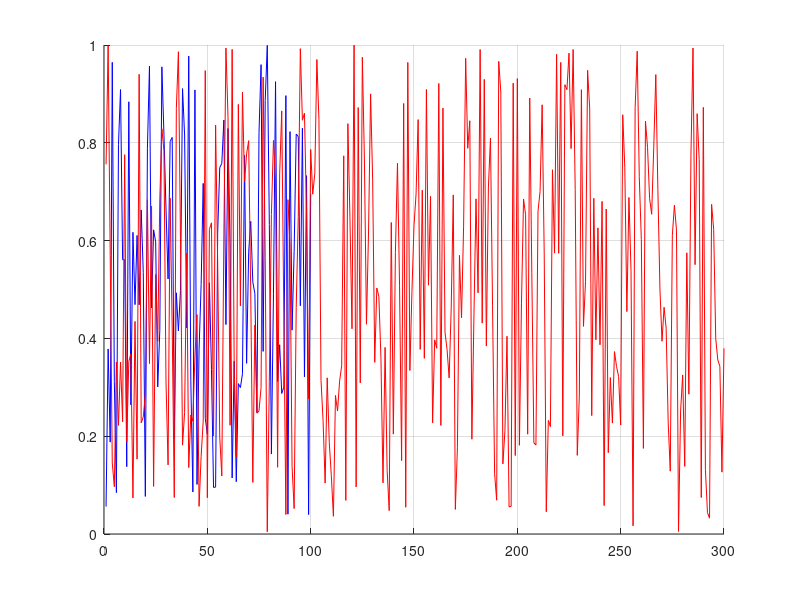

The MATLAB source for this figure: (Note: this script raises an error after producing the figure.)
 %%%%%%%%%%%%%%%%%%%%%%%%%%%%%%%%%%%%%%%%%%%%%%%%%%%%%%%%%%%%%%%%%%%%%%%%%%%%%%%%
% NAME: magnifyOnFigure_examples
% 
% AUTHOR: David Fernandez Prim (david.fernandez.prim@gmail.com)
% REVISION: Hildo Guillardi J?nior
%
% PURPOSE: Shows the funcionality of 'magnifyOnFigure'
% 
%%%%%%%%%%%%%%%%%%%%%%%%%%%%%%%%%%%%%%%%%%%%%%%%%%%%%%%%%%%%%%%%%%%%%%%%%%%%%%%%
clc
clear
close all

%% %%%%%%%%%%%%%%%%%%%%%%%%%%%%%%%%%%%%%%%%%%%%%%%%%%%%%%%%%%%%%%%%%%%%%%%%%%%%%
% Default interactive mode
%%%%%%%%%%%%%%%%%%%%%%%%%%%%%%%%%%%%%%%%%%%%%%%%%%%%%%%%%%%%%%%%%%%%%%%%%%%%%%%%
close all
fprintf('This is the default interactive operation mode of ''magnifyOnFigure''\n')  

hold on
plot(rand(100,1), 'b'); 
plot(rand(300, 1), 'r'); 
grid on
hold off
magnifyOnFigure;


%% %%%%%%%%%%%%%%%%%%%%%%%%%%%%%%%%%%%%%%%%%%%%%%%%%%%%%%%%%%%%%%%%%%%%%%%%%%%%%
% Figure handle passed as an input argument
%%%%%%%%%%%%%%%%%%%%%%%%%%%%%%%%%%%%%%%%%%%%%%%%%%%%%%%%%%%%%%%%%%%%%%%%%%%%%%%%
close all
 fprintf('The figure handle is here passed as an input argument.\n')  
fig = figure;
hold on
plot(rand(100,1), 'b'); 
plot(rand(300, 1), 'r'); 
grid on
hold off
magnifyOnFigure(fig);



%% %%%%%%%%%%%%%%%%%%%%%%%%%%%%%%%%%%%%%%%%%%%%%%%%%%%%%%%%%%%%%%%%%%%%%%%%%%%%%
% Properties (in interactive mode)
%%%%%%%%%%%%%%%%%%%%%%%%%%%%%%%%%%%%%%%%%%%%%%%%%%%%%%%%%%%%%%%%%%%%%%%%%%%%%%%%
close all
 fprintf('Playing arround with the properties in interactive mode...\n')  
figHandler = figure;
hold on
plot(rand(100,1), 'b'); 
% plot(rand(300, 1), 'r'); 
grid on
hold off 
ylim([0 1]);
magnifyOnFigure(...
        figHandler,...
        'magnifierShape', 'ellipse',...
        'initialPositionSecondaryAxes', [326.933 259.189 164.941 102.65],...
        'initialPositionMagnifier',     [1 1 43 340]...       
            ); 


%% %%%%%%%%%%%%%%%%%%%%%%%%%%%%%%%%%%%%%%%%%%%%%%%%%%%%%%%%%%%%%%%%%%%%%%%%%%%%%
% Properties (in manual mode)
%%%%%%%%%%%%%%%%%%%%%%%%%%%%%%%%%%%%%%%%%%%%%%%%%%%%%%%%%%%%%%%%%%%%%%%%%%%%%%%%
close all
 fprintf('Or in manual mode.\n')  
figHandler = figure;
hold on
plot(rand(100,1), 'b'); 
plot(rand(300, 1), 'r'); 
grid on
hold off 
ylim([0 2]);
magnifyOnFigure(...
        figHandler,...
        'units', 'pixels',...
        'initialPositionSecondaryAxes', [326.933 259.189 164.941 102.65],...
        'initialPositionMagnifier',     [174.769 49.368 14.1164 174.627],...    
        'mode', 'manual',...    
        'displayLinkStyle', 'straight',...        
        'edgeWidth', 2,...
        'edgeColor', 'red',...
        'secondaryAxesFaceColor', [0.91 0.91 0.91]... 
            ); 



%% %%%%%%%%%%%%%%%%%%%%%%%%%%%%%%%%%%%%%%%%%%%%%%%%%%%%%%%%%%%%%%%%%%%%%%%%%%%%%
% Working on images also
%%%%%%%%%%%%%%%%%%%%%%%%%%%%%%%%%%%%%%%%%%%%%%%%%%%%%%%%%%%%%%%%%%%%%%%%%%%%%%%%
close all
 fprintf('How the tool works on images.\n')  
h = figure; 
load clown; 
image(X); 
colormap(map) ; 
axis image
magnifyOnFigure(h, 'displayLinkStyle', 'straight',...
                    'EdgeColor', 'white',...
                    'magnifierShape', 'rectangle',...
                    'frozenZoomAspectratio', 'on',...
                    'edgeWidth', 2);

%% %%%%%%%%%%%%%%%%%%%%%%%%%%%%%%%%%%%%%%%%%%%%%%%%%%%%%%%%%%%%%%%%%%%%%%%%%%%%%
% Working on contour plots
%%%%%%%%%%%%%%%%%%%%%%%%%%%%%%%%%%%%%%%%%%%%%%%%%%%%%%%%%%%%%%%%%%%%%%%%%%%%%%%%
close all
 fprintf('How the tool works on contour plots.\n')  
scrsz = get(0, 'ScreenSize');
h = figure('Position', [0.01*scrsz(3), 0.25*scrsz(4), 0.65*scrsz(3), 0.60*scrsz(4)]);
load clown;
hc1 = contour(X, 'LineWidth', 2);
axis image

magnifyOnFigure;


%% %%%%%%%%%%%%%%%%%%%%%%%%%%%%%%%%%%%%%%%%%%%%%%%%%%%%%%%%%%%%%%%%%%%%%%%%%%%%%
% Properties (in interactive mode)
%%%%%%%%%%%%%%%%%%%%%%%%%%%%%%%%%%%%%%%%%%%%%%%%%%%%%%%%%%%%%%%%%%%%%%%%%%%%%%%%
close all
 fprintf('Using multiple magnifiers on the same axis...\n')  
figHandler = figure;
hold on
plot(rand(100,1), 'b'); 
plot(rand(300, 1), 'r'); 
grid on
hold off 
ylim([0 2]);

magnifyOnFigure(...
        figHandler,...
        'units', 'pixels',...
        'magnifierShape', 'rectangle',...
        'initialPositionSecondaryAxes', [105.6 278.81 130.2 102.69],...
        'initialPositionMagnifier',     [106.56 47.2 18.6823 186.519],...    
        'mode', 'interactive',...    
        'displayLinkStyle', 'straight',...        
        'edgeWidth', 2,...
        'edgeColor', 'black',...
        'secondaryAxesFaceColor', [0.91 0.91 0.91]... 
            );   

magnifyOnFigure(...
        figHandler,...
        'units', 'pixels',...
        'magnifierShape', 'rectangle',...
        'initialPositionSecondaryAxes', [365.6 275.81 130.2 102.69],...
        'initialPositionMagnifier',     [211.459 47.2 18.6823 186.519],...    
        'mode', 'interactive',...    
        'displayLinkStyle', 'straight',...        
        'edgeWidth', 2,...
        'edgeColor', 'black',...
        'secondaryAxesFaceColor', [0.91 0.91 0.91]... 
            );   
        
magnifyOnFigure(...
        figHandler,...
        'units', 'pixels',...
        'magnifierShape', 'rectangle',...
        'initialPositionSecondaryAxes', [364.6 78.81 130.2 102.69],...
        'initialPositionMagnifier',     [270.827 47.2 18.6823 186.519],...    
        'mode', 'interactive',...    
        'displayLinkStyle', 'straight',...        
        'edgeWidth', 2,...
        'edgeColor', 'black',...
        'secondaryAxesFaceColor', [0.91 0.91 0.91]... 
            ); 

        


%% %%%%%%%%%%%%%%%%%%%%%%%%%%%%%%%%%%%%%%%%%%%%%%%%%%%%%%%%%%%%%%%%%%%%%%%%%%%%%
% Log graph
%%%%%%%%%%%%%%%%%%%%%%%%%%%%%%%%%%%%%%%%%%%%%%%%%%%%%%%%%%%%%%%%%%%%%%%%%%%%%%%%


close all
 fprintf('''magnifyOnFigure'' in a logarithm X graph plot\n')  

plot(rand(100,1), 'b')
grid on
set(gca, 'XScale', 'log')
magnifyOnFigure;


close all
 fprintf('''magnifyOnFigure'' in a logarithm Y graph plot\n')  

plot(rand(100,1), 'b')
grid on
set(gca, 'YScale', 'log')
magnifyOnFigure;
